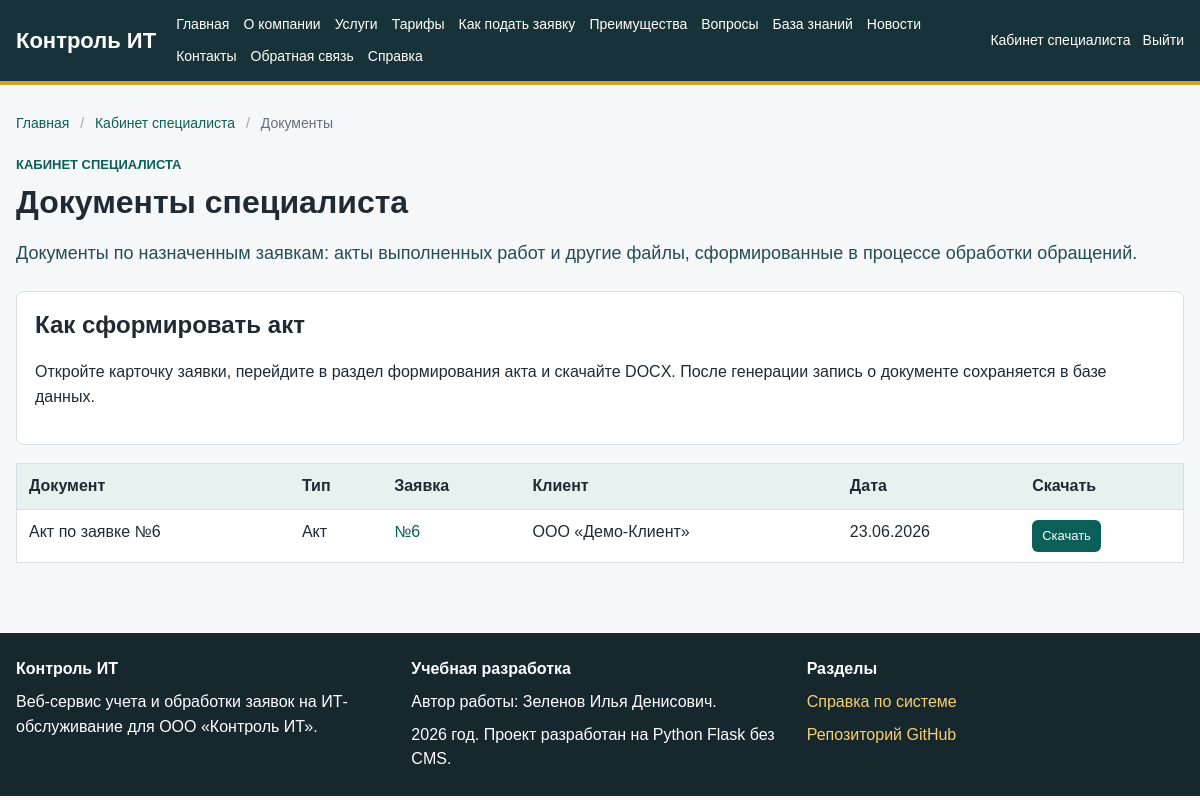
The app's page /specialist/documents (signed in) with its own data.
### app/models.py (models this page shows, shortened)
class Document(db.Model):
    __tablename__ = "documents"
    id = db.Column(db.Integer, primary_key=True)
    title = db.Column(db.String(180), nullable=False)
    document_type = db.Column(db.String(80), nullable=False)
    file_path = db.Column(db.String(255), nullable=False)
    created_at = db.Column(db.DateTime, default=datetime.utcnow)
    ticket_id = db.Column(db.Integer, db.ForeignKey("tickets.id"), nullable=False)
    created_by_id = db.Column(db.Integer, db.ForeignKey("users.id"), nullable=False)
    ticket = db.relationship("Ticket", back_populates="documents")
    created_by = db.relationship("User")

class Ticket(db.Model):
    __tablename__ = "tickets"
    id = db.Column(db.Integer, primary_key=True)
    title = db.Column(db.String(180), nullable=False)
    description = db.Column(db.Text, nullable=False)
    created_at = db.Column(db.DateTime, default=datetime.utcnow)
    updated_at = db.Column(db.DateTime, default=datetime.utcnow, onupdate=datetime.utcnow)
    deadline_at = db.Column(db.DateTime)
    closed_at = db.Column(db.DateTime)
    client_id = db.Column(db.Integer, db.ForeignKey("clients.id"), nullable=False)
    specialist_id = db.Column(db.Integer, db.ForeignKey("employees.id"))
    service_id = db.Column(db.Integer, db.ForeignKey("services.id"), nullable=False)
    status_id = db.Column(db.Integer, db.ForeignKey("ticket_statuses.id"), nullable=False)
    priority_id = db.Column(db.Integer, db.ForeignKey("ticket_priorities.id"), nullable=False)
    client = db.relationship("Client", back_populates="tickets")
    specialist = db.relationship("Employee", back_populates="assigned_tickets")
    service = db.relationship("Service", back_populates="tickets")
    status = db.relationship("TicketStatus", back_populates="tickets")
    priority = db.relationship("TicketPriority", back_populates="tickets")
    comments = db.relationship("TicketComment", back_populates="ticket", cascade="all, delete-orphan")
    attachments = db.relationship("Attachment", back_populates="ticket", cascade="all, delete-orphan")
    documents = db.relationship("Document", back_populates="ticket", cascade="all, delete-orphan")

class Client(db.Model):
    __tablename__ = "clients"
    id = db.Column(db.Integer, primary_key=True)
    organization_name = db.Column(db.String(180), nullable=False)
    inn = db.Column(db.String(20))
    address = db.Column(db.String(255))
    contact_person = db.Column(db.String(150))
    created_at = db.Column(db.DateTime, default=datetime.utcnow)
    user_id = db.Column(db.Integer, db.ForeignKey("users.id"), nullable=False)
    user = db.relationship("User", back_populates="client")
    tickets = db.relationship("Ticket", back_populates="client")

### app/routes/specialist.py (the view)
@specialist_bp.route("/documents")
@login_required
@role_required("Специалист")
def documents():
    docs = (
        Document.query.join(Ticket)
        .filter(Ticket.specialist_id == current_user.employee.id)
        .order_by(Document.created_at.desc())
        .all()
    )
    return render_template(
        "specialist/documents.html",
        title="Документы специалиста",
        documents=docs,
        breadcrumbs=specialist_breadcrumbs({"label": "Документы", "url": None}),
    )

### app/models.py (called while the page is built)
@login_manager.user_loader
def load_user(user_id):
    return User.query.get(int(user_id))

    @property
    def is_active(self):
        return self.is_active_account

    def has_role(self, *role_names):
        return self.role and self.role.name in role_names

### app/routes/specialist.py (called while the page is built)
def specialist_breadcrumbs(*items):
    trail = [{"label": "Главная", "url": url_for("public.home")}]
    if items:
        trail.append({"label": "Кабинет специалиста", "url": url_for("specialist.dashboard")})
        trail.extend(items)
    else:
        trail.append({"label": "Кабинет специалиста", "url": None})
    return trail

### app/templates/specialist/documents.html (shortened to what this page needs)
{% extends "base.html" %}
{% block content %}
<section class="page-header">
    <p class="eyebrow">Кабинет специалиста</p>
    <h1>Документы специалиста</h1>
    <p class="lead">
        Документы по назначенным заявкам: акты выполненных работ и другие файлы,
        сформированные в процессе обработки обращений.
    </p>
</section>
<section class="info-box">
    <h2>Как сформировать акт</h2>
    <p>
        Откройте карточку заявки, перейдите в раздел формирования акта и скачайте DOCX.
        После генерации запись о документе сохраняется в базе данных.
    </p>
</section>
<table>
    <thead>
    <tr>
        <th>Документ</th>
        <th>Тип</th>
        <th>Заявка</th>
        <th>Клиент</th>
        <th>Дата</th>
        <th>Скачать</th>
    </tr>
    </thead>
    <tbody>
    {% for doc in documents %}
        <tr>
            <td>{{ doc.title }}</td>
            <td>{{ doc.document_type }}</td>
            <td><a href="{{ url_for('specialist.ticket_detail', ticket_id=doc.ticket.id) }}">№{{ doc.ticket.id }}</a></td>
            <td>{{ doc.ticket.client.organization_name }}</td>
            <td>{{ doc.created_at.strftime('%d.%m.%Y') }}</td>
            <td><a class="button small" href="{{ url_for('downloads.document', document_id=doc.id) }}">Скачать</a></td>
        </tr>
    {% else %}
        <tr>
            <td colspan="6">Документы по назначенным заявкам пока не сформированы.</td>
        </tr>
    {% endfor %}
    </tbody>
</table>
{% endblock %}

### app/static/css/style.css (style rules this page uses)
:root { --page: #f6f7f9; --surface: #ffffff; --surface-soft: #eef6f4; --ink: #1f2a32; --muted: #63717d; --line: #d9e0e5; --header: #18323a; --header-2: #244c55; --accent: #0f766e; --accent-strong: #0b5f59; --warning: #b7791f; --danger: #b42318; --success: #1f7a4d; --white: #ffffff; }
* { box-sizing: border-box; }
body { margin: 0; font-family: Arial, Helvetica, sans-serif; color: var(--ink); background: var(--page); line-height: 1.55; }
a { color: var(--accent-strong); text-decoration: none; }
.page-header { margin-bottom: 24px; }
.page-header h1 { margin-bottom: 10px; }
h1 { margin-top: 0; font-size: 32px; line-height: 1.2; }
h2 { margin-top: 0; line-height: 1.25; }
.lead { font-size: 18px; color: var(--header-2); }
.eyebrow { margin: 0 0 8px; color: var(--accent-strong); font-size: 13px; font-weight: 700; text-transform: uppercase; }
.card, .metric, .info-box, .form-card, .comment { background: var(--surface); border: 1px solid var(--line); border-radius: 8px; padding: 18px; }
.button, button { display: inline-block; background: var(--accent-strong); color: var(--white); border: none; border-radius: 8px; padding: 10px 16px; cursor: pointer; font: inherit; text-align: center; }
.button.small { padding: 6px 10px; border-radius: 6px; font-size: 13px; }
table { width: 100%; border-collapse: collapse; background: var(--white); border: 1px solid var(--line); margin: 18px 0; }
th, td { padding: 10px 12px; border-bottom: 1px solid var(--line); text-align: left; vertical-align: top; }
th { background: #e7f1ef; }

### records on screen
Document: title "Акт по заявке №6", document_type "Акт", ticket.id "6", ticket.client.organization_name "ООО «Демо-Клиент»", created_at "23.06.2026"

### other values on screen
{{ crumb.label }} "Главная" "Кабинет специалиста"
{{ crumb.label }} "Документы"
